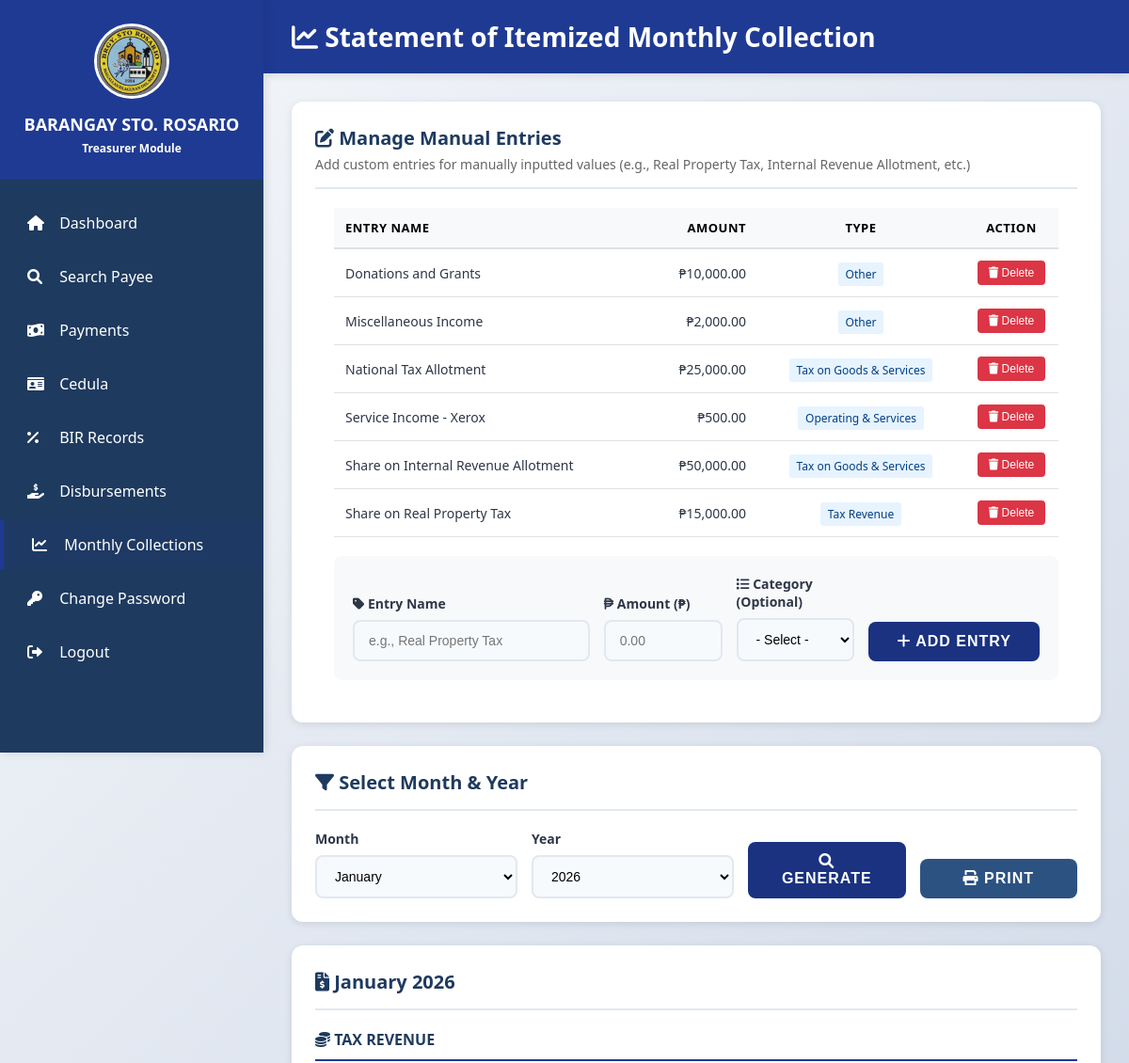
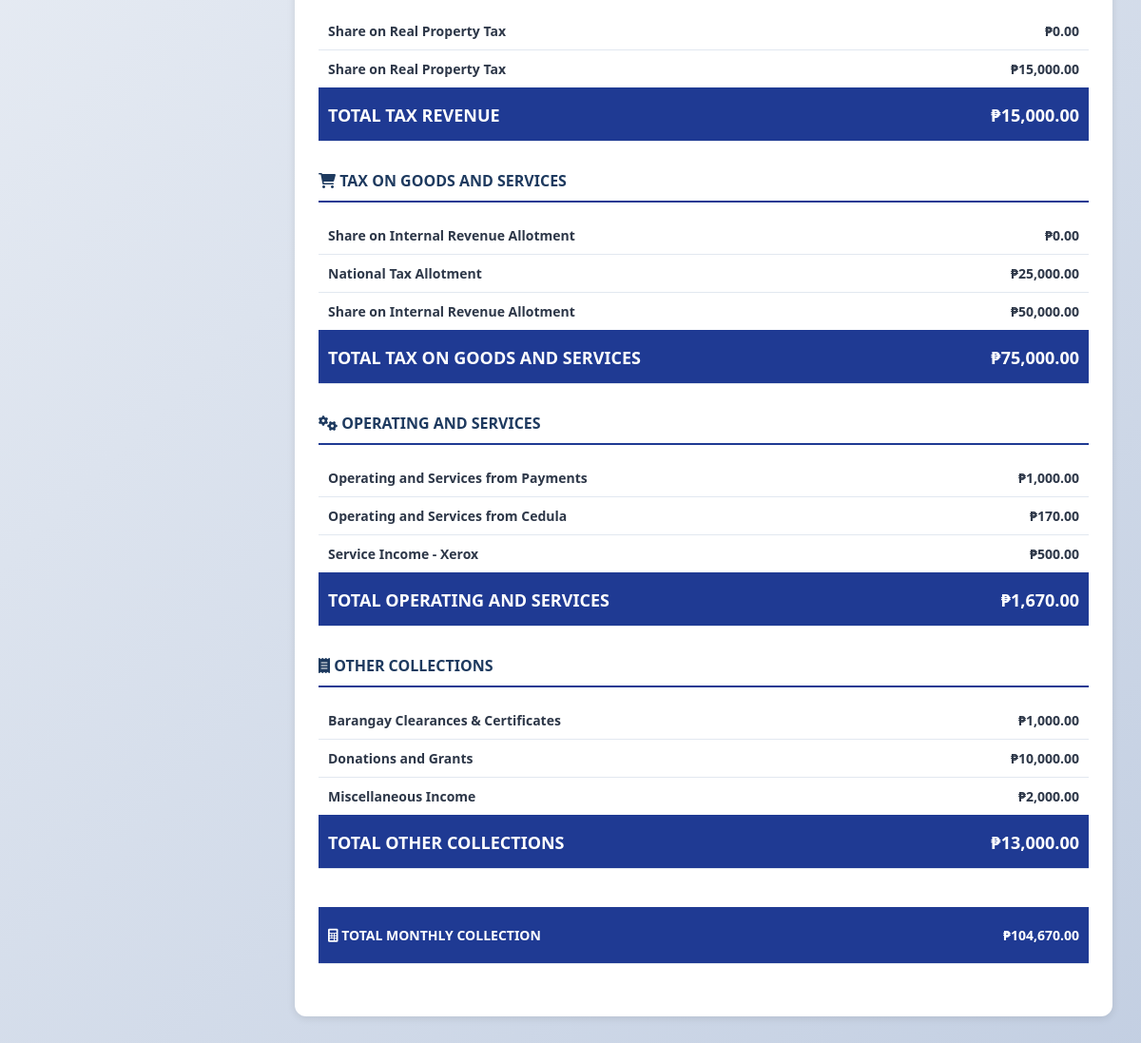
Page /treasurer/collections/monthly.php (signed in) on the committed database (2 pictures, top to bottom).
### tables this page shows
CREATE TABLE IF NOT EXISTS monthly_manual_entries (
    id INT AUTO_INCREMENT PRIMARY KEY,
    month INT NOT NULL,
    year INT NOT NULL,
    entry_name VARCHAR(200) NOT NULL,
    amount DECIMAL(15, 2) NOT NULL,
    entry_type VARCHAR(100), 
    created_at TIMESTAMP DEFAULT CURRENT_TIMESTAMP,
    UNIQUE KEY unique_entry (month, year, entry_name)
);

### treasurer/collections/monthly.php (the view, shortened to what the rows shown need)
<?php
include "../../config/database.php";
$month = $_GET['month'] ?? date('m');
$year = $_GET['year'] ?? date('Y');
$manualEntries = [];
$result = $conn->query("
    SELECT id, entry_name, amount, entry_type
    FROM monthly_manual_entries
    WHERE month = $month AND year = $year
    ORDER BY entry_name
");
while ($row = $result->fetch_assoc()) {
    $manualEntries[$row['entry_name']] = $row;
}
$taxRevenueEntries = [];
$taxGoodsServicesEntries = [];
$operatingServicesEntries = [];
$otherCollectionsEntries = [];
foreach ($manualEntries as $entry) {
    switch ($entry['entry_type']) {
        case 'Tax Revenue':
            $taxRevenueEntries[] = $entry;
            break;
        case 'Tax on Goods & Services':
            $taxGoodsServicesEntries[] = $entry;
            break;
        case 'Operating & Services':
            $operatingServicesEntries[] = $entry;
            break;
        case 'Other':
            $otherCollectionsEntries[] = $entry;
            break;
    }
}
?>
<!DOCTYPE html>
<html lang="en">
<head>
    <link rel="stylesheet" href="../../assets/css/style.css">
    <link rel="stylesheet" href="https://cdnjs.cloudflare.com/ajax/libs/font-awesome/6.0.0/css/all.min.css">
</head>
<body>
    <div class="dashboard-container">
        <aside class="sidebar no-print">
            <div class="sidebar-header">
                <h2>BARANGAY STO. ROSARIO</h2>
            </div>
        </aside>
        <main class="main-content">
            <div class="content-header no-print">
                <h1><i class="fas fa-chart-line"></i> Statement of Itemized Monthly Collection</h1>
            </div>
            <div class="content-body">
                <div class="card no-print">
                    <?php if (!empty($manualEntries)): ?>
                    <div style="margin: 20px; overflow-x: auto;">
                        <table style="width: 100%; border-collapse: collapse;">
                            <thead>
                                <tr style="background: #f8f9fa; border-bottom: 2px solid #dee2e6; color: #000;">
                                    <th style="padding: 12px; text-align: left; font-weight: 600; color: #000;">Entry
                                        Name</th>
                                    <th style="padding: 12px; text-align: right; font-weight: 600; color: #000;">Amount
                                    </th>
                                    <th style="padding: 12px; text-align: center; font-weight: 600; color: #000;">Type
                                    </th>
                                    <th
                                        style="padding: 12px; text-align: center; font-weight: 600; width: 100px; color: #000;">
                                        Action</th>
                                </tr>
                            </thead>
                            <tbody>
                                <?php foreach ($manualEntries as $entry): ?>
                                <tr style="border-bottom: 1px solid #dee2e6;">
                                    <td style="padding: 12px;">
                                        <?= htmlspecialchars($entry['entry_name']) ?>
                                    </td>
                                    <td style="padding: 12px; text-align: right; font-weight: 500;">
                                        ₱<?= number_format($entry['amount'], 2) ?>
                                    </td>
                                    <td style="padding: 12px; text-align: center;">
                                        <?php if ($entry['entry_type']): ?>
                                        <span
                                            style="background: #e7f3ff; color: #004085; padding: 4px 8px; border-radius: 3px; font-size: 12px;">
                                            <?= htmlspecialchars($entry['entry_type']) ?>
                                        </span>
                                        <?php else: ?>
                                        <span style="color: #999;">-</span>
                                        <?php endif; ?>
                                    </td>
                                    <td style="padding: 12px; text-align: center;">
                                        <form method="POST" style="display: inline;"
                                            onsubmit="return confirm('Delete this entry?');">
                                            <button type="submit"
                                                style="background: #dc3545; color: white; border: none; padding: 6px 12px; border-radius: 4px; cursor: pointer; font-size: 12px;">
                                                <i class="fas fa-trash"></i> Delete
                                            </button>
                                        </form>
                                    </td>
                                </tr>
                                <?php endforeach; ?>
                            </tbody>
                        </table>
                    </div>
                    <?php endif; ?>
                </div>
                <div class="card">
                    <div class="report-section">
                        <table class="report-table">
                            <tbody>
                                <?php foreach ($taxRevenueEntries as $entry): ?>
                                <tr>
                                    <td><?= htmlspecialchars($entry['entry_name']) ?>
                                    </td>
                                    <td>₱<?= number_format($entry['amount'], 2) ?>
                                    </td>
                                </tr>
                                <?php endforeach; ?>
                            </tbody>
                        </table>
                    </div>
                    <div class="report-section">
                        <table class="report-table">
                            <tbody>
                                <?php foreach ($taxGoodsServicesEntries as $entry): ?>
                                <tr>
                                    <td><?= htmlspecialchars($entry['entry_name']) ?>
                                    </td>
                                    <td>₱<?= number_format($entry['amount'], 2) ?>
                                    </td>
                                </tr>
                                <?php endforeach; ?>
                            </tbody>
                        </table>
                    </div>
                    <div class="report-section">
                        <table class="report-table">
                            <tbody>
                                <?php foreach ($operatingServicesEntries as $entry): ?>
                                <tr>
                                    <td><?= htmlspecialchars($entry['entry_name']) ?>
                                    </td>
                                    <td>₱<?= number_format($entry['amount'], 2) ?>
                                    </td>
                                </tr>
                                <?php endforeach; ?>
                            </tbody>
                        </table>
                    </div>
                    <div class="report-section">
                        <table class="report-table">
                            <tbody>
                                <?php foreach ($otherCollectionsEntries as $entry): ?>
                                <tr>
                                    <td><?= htmlspecialchars($entry['entry_name']) ?>
                                    </td>
                                    <td>₱<?= number_format($entry['amount'], 2) ?>
                                    </td>
                                </tr>
                                <?php endforeach; ?>
                            </tbody>
                        </table>
                    </div>
                </div>
            </div>
        </main>
    </div>
</body>
</html>

### rows in the picture
monthly_manual_entries: entry_name "Donations and Grants", amount "10,000.00", entry_type "Other"
monthly_manual_entries: entry_name "Miscellaneous Income", amount "2,000.00", entry_type "Other"
monthly_manual_entries: entry_name "National Tax Allotment", amount "25,000.00", entry_type "Tax on Goods & Services"
monthly_manual_entries: entry_name "Service Income - Xerox", amount "500.00", entry_type "Operating & Services"
monthly_manual_entries: entry_name "Share on Internal Revenue Allotment", amount "50,000.00", entry_type "Tax on Goods & Services"
monthly_manual_entries: entry_name "Share on Real Property Tax", amount "15,000.00", entry_type "Tax Revenue"

### other values in the picture
$monthName "January 2026"
$realPropertyTax "0.00"
$taxRevenue "15,000.00"
$internalRevenue "0.00"
$taxGoodsServicesTotal "75,000.00"
$operatingServicesPayments "1,000.00"
$operatingServicesCedula "170.00"
$operatingServices "1,670.00"
$otherCollectionsPayments "1,000.00"
$otherCollections "13,000.00"
$totalCollections "104,670.00"
form field month "January"
form field year "2026"
